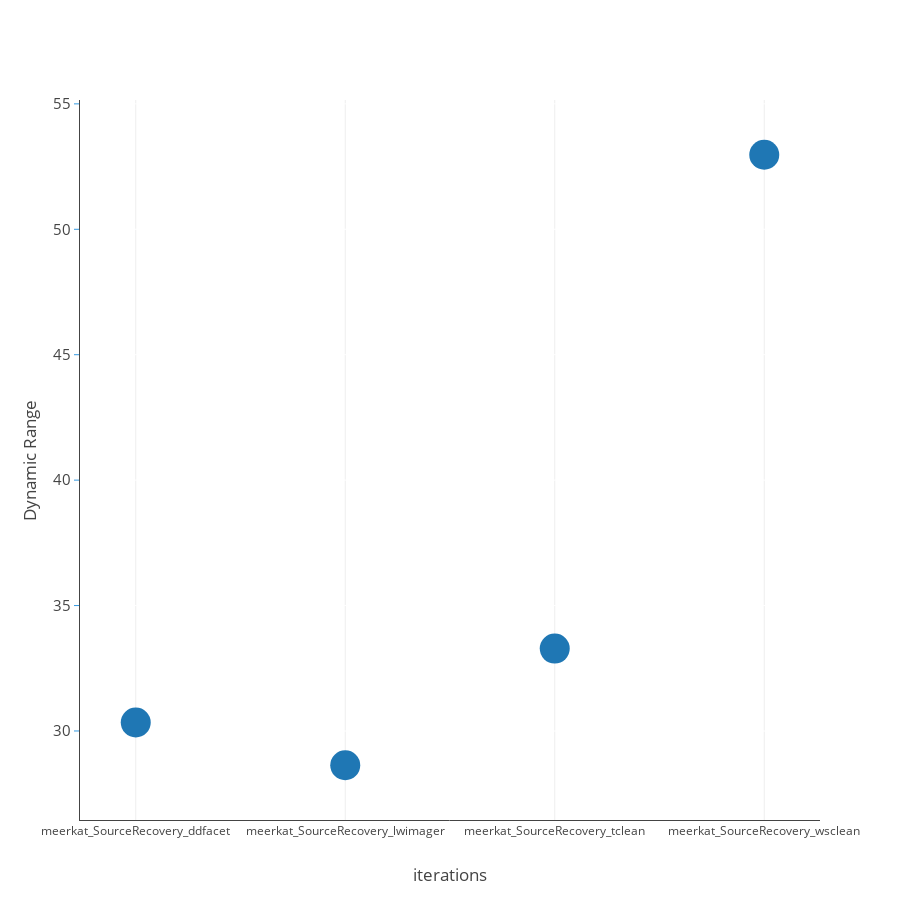

Notebook code for this chart:
### Markdown cell above
## Dynamic Ranges

### Code cell
beam_factor = 2.0
DRs = OrderedDict()
im_titles = []
dir = directory.value
for m, r in models_dr.items():
    DRs[r[:-19]] = model_dynamic_range('{:s}/{:s}'.format(dir, m),'{:s}/{:s}'.format(dir, r), 5.5, beam_factor)
#    DRs[r[:-19]] = model_dynamic_range('{:s}/{:s}'.format(dir, m),'{:s}/{:s}'.format(dir, r), 94, beam_factor)
zipped_props = zip(DRs.keys(), DRs.values())
ims, values = zip(*sorted(zipped_props, key=lambda x: x[0]))
drs, names = [], []
for val in values:
    drs.append(val[0])
    names.append("DR=({:f},{:f})".format(val[1], val[-1]))
fig = tools.make_subplots(rows=1, cols=1, shared_yaxes=False, print_grid=False,
                          horizontal_spacing = 0.005, vertical_spacing = 0.15)
fig.append_trace(go.Scatter(x=ims, showlegend=False, text = names,
                            y=np.array(drs), mode = 'markers', marker=dict(size='30')), 1, 1)
#fig['layout'].update(title='<b>SNR with self-cal iterations</b>', height=900, width=900,
fig['layout'].update(title='', height=900, width=900,
                     paper_bgcolor='rgb(255,255,255)', #plot_bgcolor='rgb(229,229,229)',
                     legend=dict(x=0.8,y=1.0))
fig['layout'].update(
    {'yaxis{}'.format(1):YAxis(title=u'Dynamic Range',gridcolor='rgb(255,255,255)',
        tickfont=dict(size=15),
        titlefont=dict(size=17),
        showgrid=True,
        showline=True,
        showticklabels=True,
        tickcolor='rgb(51,153,225)',
        ticks='outside',
        zeroline=False)})
fig['layout'].update({'xaxis{}'.format(1):XAxis(title='iterations', position=0.0,
                                                        titlefont=dict(size=17),
                                                        showline=True,
                                                        overlaying='x')})
fig['layout']['titlefont'].update({'size':20})
py.iplot(fig, filename='make-subplots-multiple-with-titles')

### Figure 1 — Plotly figure (JSON) as saved in the notebook; plotly's stock layout.template omitted (floating-point values rounded to 4 significant figures)
{"data": [{"marker": {"size": "30"}, "mode": "markers", "showlegend": false, "text": ["DR=(0.002212,-0.000073)", "DR=(0.002300,-0.000080)", "DR=(0.002201,-0.000066)", "DR=(0.002177,-0.000041)"], "type": "scatter", "x": ["meerkat_SourceRecovery_ddfacet", "meerkat_SourceRecovery_lwimager", "meerkat_SourceRecovery_tclean", "meerkat_SourceRecovery_wsclean"], "xaxis": "x1", "y": [30.34, 28.63, 33.28, 52.97], "yaxis": "y1"}], "layout": {"height": 900, "legend": {"x": 0.8, "y": 1}, "paper_bgcolor": "rgb(255,255,255)", "title": "", "titlefont": {"size": 20}, "width": 900, "xaxis1": {"anchor": "y1", "domain": [0, 1], "overlaying": "x", "position": 0, "showline": true, "title": "iterations", "titlefont": {"size": 17}}, "yaxis1": {"anchor": "x1", "domain": [0, 1], "gridcolor": "rgb(255,255,255)", "showgrid": true, "showline": true, "showticklabels": true, "tickcolor": "rgb(51,153,225)", "tickfont": {"size": 15}, "ticks": "outside", "title": "Dynamic Range", "titlefont": {"size": 17}, "zeroline": false}}}
